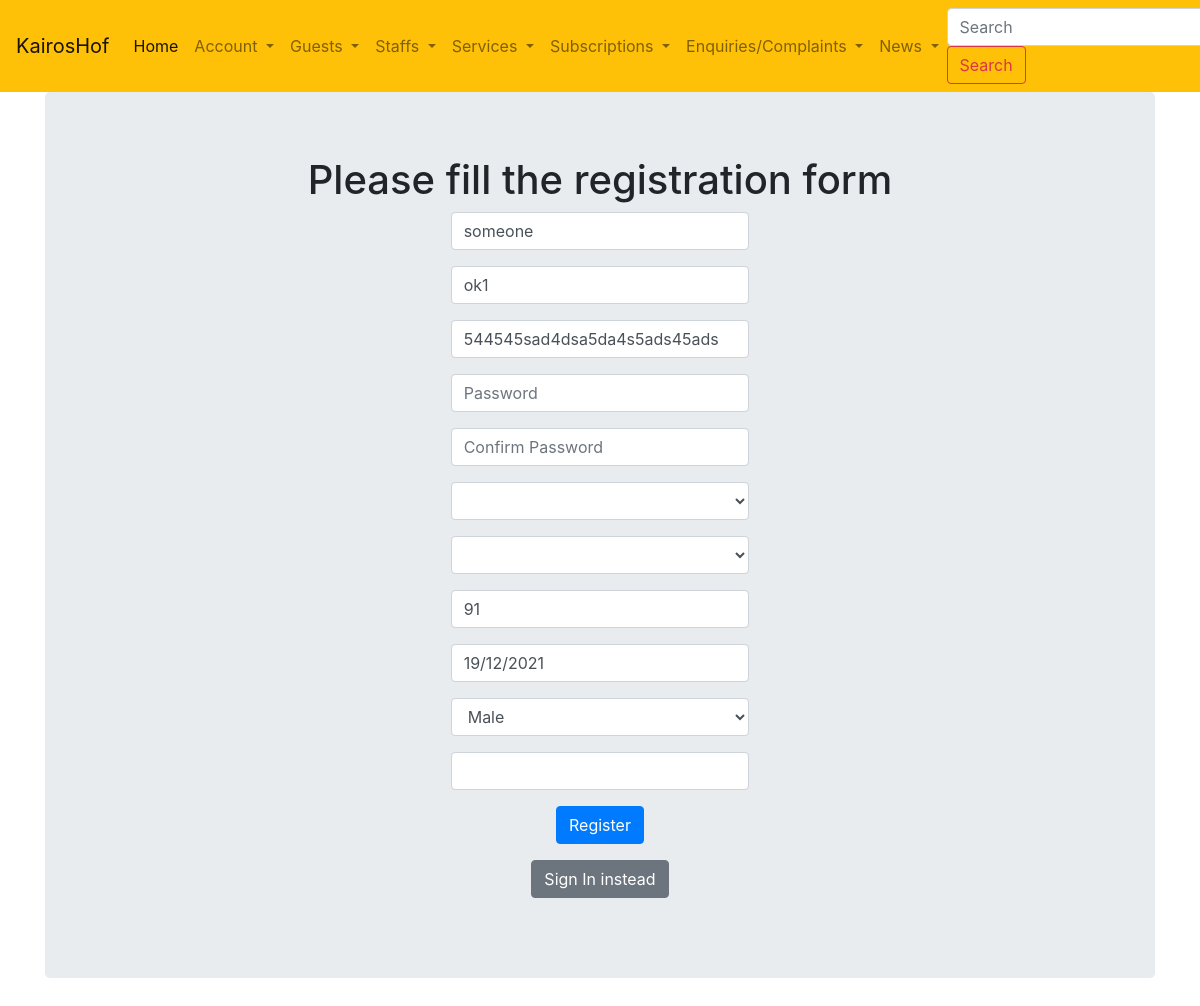
Page /updateUser/2 (signed in) on the earlier database version.
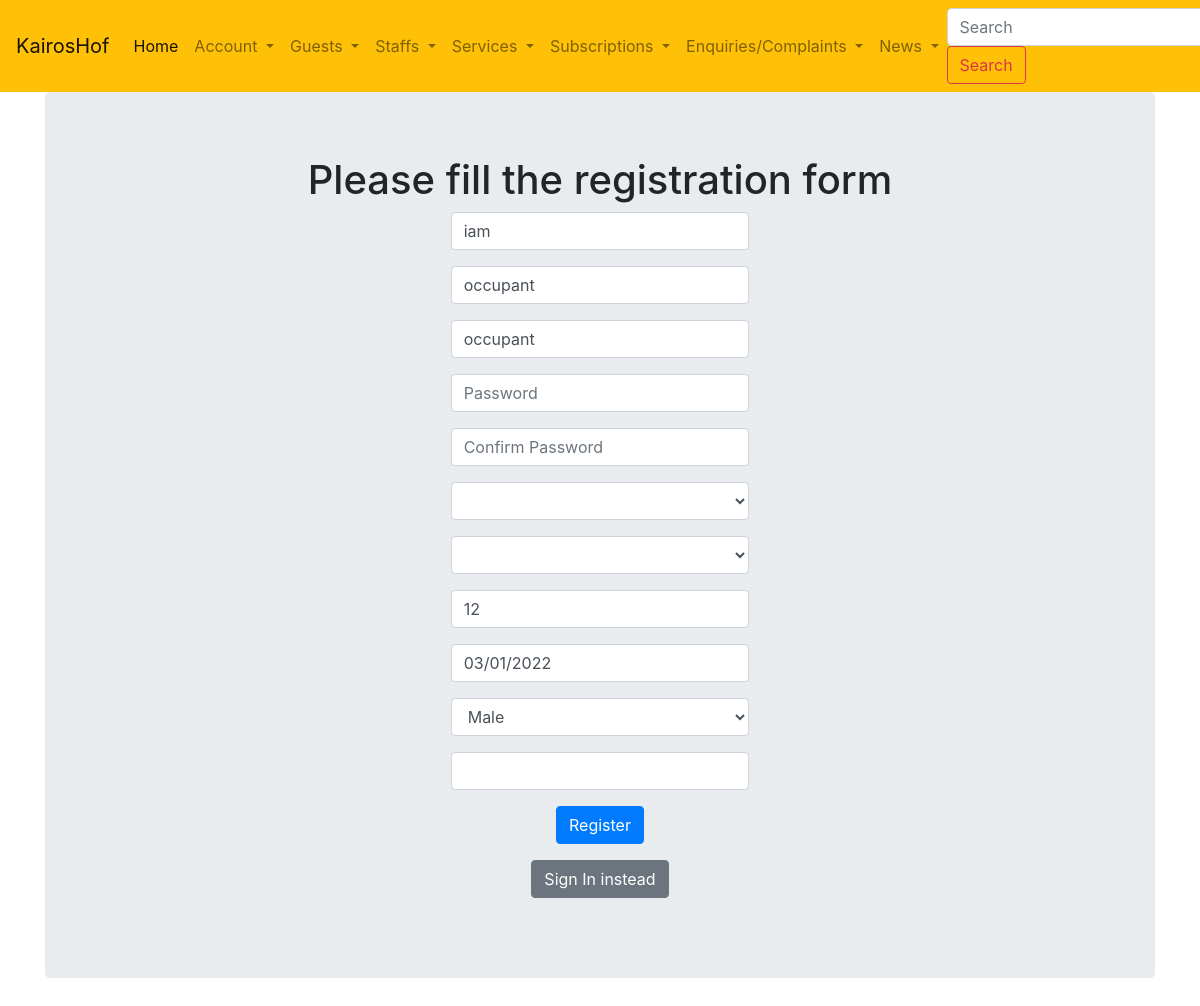
Same page on the later database version.
### estate_management/usermodels.py (models this page shows, shortened)
class User(db.Model, UserMixin):
    __tablename__ = 'users'
    __table_args__ =  (db.UniqueConstraint('username'),db.UniqueConstraint('telephone'), db.PrimaryKeyConstraint('id'),)
    id = db.Column(db.Integer, primary_key=True)
    profile_image = db.Column(db.String(20), nullable=False, default='no_image.png')
    firstname = db.Column(db.String, nullable=False)
    lastname = db.Column(db.String, nullable=False)
    dateofbirth = db.Column(db.DateTime, nullable=False)
    username = db.Column(db.String, nullable=False, unique=True)
    password_hash = db.Column(db.String, nullable=False)
    streetname = db.Column(db.Text, nullable=False, default=None)
    housenumber = db.Column(db.String, nullable=False, default=None)
    flatnumber = db.Column(db.String, nullable=True, default=None)
    gender = db.Column(db.String, nullable=False)
    telephone = db.Column(db.Text, nullable=False, unique=True)
    registration_date = db.Column(db.DateTime(), nullable=False, default=datetime.now())
    estate = db.Column(db.Integer, db.ForeignKey('estates.id'))
    role = db.Column(db.Integer, db.ForeignKey('roles.id'))
    guests = db.relationship('Guest', backref='host', lazy='dynamic')
    staffs = db.relationship('Staff', backref='boss', lazy='dynamic')
    services = db.relationship('Service', backref='requester', lazy='dynamic')
    enquiries = db.relationship('Enquiry', backref='asker', lazy='dynamic')
    subscriptions = db.relationship('Subscription', backref='subscriber', lazy='dynamic')
    news = db.relationship('Publication', back_populates='users')
    """
    def validate_phone(self, data):
        '''Regular verification of mobile phone number'''
        phone = telephone.data
        if not re.search(r'^234\d{10}$', phone):
            raise ValidationError('Mobile phone number format is incorrect')
    """
    def format(self):
        return {
        'firstname': self.firstname,
        'lastname': self.lastname,
        'dateofbirth': self.dateofbirth,
        'username': self.username,
        'streetname': self.streetname,
        'housenumber': self.housenumber,
        'flatnumber': self.flatnumber,
        'gender': self.gender,
        'telephone': self.telephone,
        'role': self.role
        }

### estate_management/core/userviews.py (the view)
@core.route("/updateUser/<int:user_id>", methods=["GET", "POST"])
@login_required
def updateUser(user_id):
    user = User.query.get(user_id)
    form = UserForm(request.form, obj=user)
    if form.validate_on_submit():
        form.populate_obj(user)
        db.session.commit()
        flash("Updated User Successfully")
        return redirect(url_for("core.login"))
    return render_template("user.html", form=form, users=User.query.all())

### estate_management/usermodels.py (called while the page is built)
@login_manager.user_loader
def load_user(user_id):
    return User.query.get(user_id)

### estate_management/templates/user.html (shortened to what this page needs)
{% extends 'layout.html' %}
{% block content %}
    <link rel="stylesheet" href="https://cdnjs.cloudflare.com/ajax/libs/intl-tel-input/16.0.4/css/intlTelInput.css">
    <div class="jumbotron">
      <div align='center'>
        <h1 >Please fill the registration form</h1>
        <div class="container">
          <form  method="POST" action = "" enctype="multipart/form-data">
            <div class="col-auto my-1">
              <div class="form-group col-md-4">
                {{form.firstname(class='form-control', placeholder="First Name")  }}
              </div>
            </div>
            <div class="col-auto my-1">
              <div class="form-group col-md-4">
                {{form.lastname(class='form-control', placeholder="Last Name")  }}
              </div>
            </div>
            <div class="col-auto my-1">
              <div class="form-group col-md-4">
                {{form.username(class='form-control', placeholder="Username")  }}
              </div>
            </div>
            <div class="col-auto my-1">
              <div class="form-group col-md-4">
                {{form.password(class='form-control', placeholder="Password")  }}
              </div>
            </div>
            <div class="col-auto my-1">
              <div class="form-group col-md-4">
                {{form.pass_confirm(class='form-control', placeholder="Confirm Password")  }}
              </div>
            </div>
            <div class="col-auto my-1">
              <div class="form-group col-md-4">
                {{form.streetname(class='form-control')  }}
              </div>
            </div>
            <div class="col-auto my-1">
              <div class="form-group col-md-4">
                {{form.housenumber(class='form-control', required='false')  }}
              </div>
            </div>
            <div class="col-auto my-1">
              <div class="form-group col-md-4">
                {{form.flatnumber(class='form-control')  }}
              </div>
            </div>
            <div class="col-auto my-1">
              <div class="form-group col-md-4">
                {{form.dateofbirth(class='form-control', placeholder="dd/mm/yyyy")  }}
              </div>
            </div>
            <div class="col-auto my-1">
              <div class="form-group col-md-4">
                {{form.gender(class="form-control")  }}
              </div>
            </div>
            <div class="col-auto my-1">
              <div class="form-group col-md-4">
              </div>
            </div>
            <div class="form-group">
                {{ form.submit(class="btn btn-primary") }}
            </div>
          </form>
          <p><a class="btn btn-secondary" href="{{url_for('core.login')}}">Sign In instead</a></p>
        </div>
      </div>
    </div>
{% endblock %}

Differences in the rows shown:
changed User "Male": firstname "someone" → "iam"; lastname "ok1" → "occupant"; username "544545sad4dsa5da4s5ads45ads" → "occupant"; flatnumber "91" → "12"; dateofbirth "19/12/2021" → "03/01/2022"
